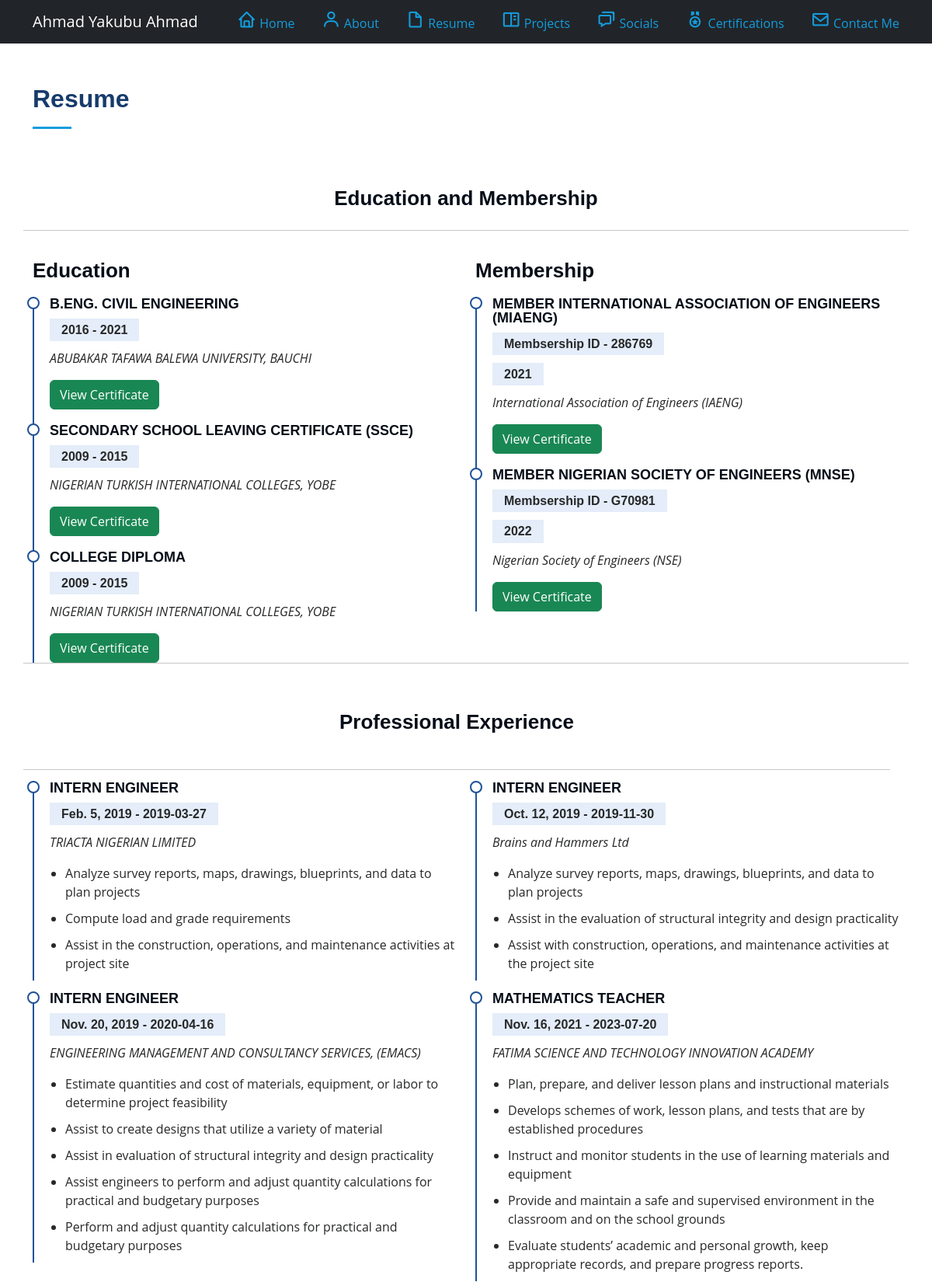
/resume (upper part), run on the app's committed database.
### baseapp/models.py (models this page shows, shortened)
class Education(models.Model):
    title = models.CharField(max_length=200, null=True, blank=True)
    starting_date = models.CharField(max_length=200, null=True, blank=True)
    ending_date = models.CharField(max_length=200, null=True, blank=True)
    institution = models.CharField(max_length=200, null=True, blank=True)

class EducationCertificate(models.Model):
    certificate = models.ForeignKey(Education, on_delete=models.CASCADE, null=True, blank=True)
    title = models.CharField(max_length=100, null=True, blank=True)
    image = models.ImageField(upload_to='memberships', null=True, blank=True)

class Membership(models.Model):
    title = models.CharField(max_length=100, null=True, blank=True)
    issuing_body = models.CharField(max_length=200, null=True, blank=True)
    issuing_year = models.CharField(max_length=200, null=True, blank=True)
    membership_id = models.CharField(max_length=100, null=True, blank=True)

class MembershipCertificate(models.Model):
    certificate = models.ForeignKey(Membership, on_delete=models.CASCADE, null=True, blank=True)
    title = models.CharField(max_length=100, null=True, blank=True)
    issuing_body = models.CharField(max_length=200, null=True, blank=True)
    issuing_year = models.CharField(max_length=200, null=True, blank=True)
    membership_id = models.CharField(max_length=100, null=True, blank=True)
    image = models.ImageField(upload_to='memberships', null=True, blank=True)

class ProfessionalExperience(models.Model):
    job_title = models.CharField(max_length=200, null=True, blank=True)
    starting_date = models.DateField()
    ending_date = models.CharField(max_length=100, null=True, blank=True)
    work_place = models.CharField(max_length=200, null=True, blank=True)
    job_description = models.TextField(null=True, blank=True)

class JobDescription(models.Model):
    experience = models.ForeignKey(ProfessionalExperience, on_delete=models.CASCADE, null=True, blank=True)
    description = models.CharField(max_length=200, null=True, blank=True)

### baseapp/views.py (the view)
# urls.py: path('resume', views.resume, name="resume"),
def resume(request):
    educations = Education.objects.all()
    memberships = Membership.objects.all()
    experiences = ProfessionalExperience.objects.all()
    refrees = Refree.objects.all()
    context = { 'educations' : educations, 'memberships' : memberships, 'experiences' : experiences, 'refrees' : refrees}
    return render(request, 'baseapp/resume.html', context)

### baseapp/templates/baseapp/resume.html (shortened to what this page needs)
{% extends 'baseapp/base.html' %}
{% load static %}
{% block content  %}
     <section id="resume" class="resume">
        <div class="container">
          <div class="section-title">
            <h2>Resume</h2>
          </div>
          <div class="row" data-aos="fade-up">
            <div class="col-lg-12 my-1 d-flex justify-content-center">
              <h3 class="resume-title">Education and Membership</h3>
            </div>
            <hr>
          </div>
          <div class="row">
            <div class="col-lg-6" data-aos="fade-up">
              <h3 class="resume-title">Education</h3>
              {% for education in educations %}
              <div class="resume-item">
                <h4>{{education.title}}</h4>
                <h5>{{education.starting_date}} - {{education.ending_date}}</h5>
                <p><em>{{education.institution}}</em></p>
                {% for certificate in education.educationcertificate_set.all %}
                <a class="btn btn-success" target="_blank" href="{{certificate.image.url}}">View Certificate</a>
                {% endfor %}
              </div>
              {% endfor %}
            </div>
            <div class="col-lg-6" data-aos="fade-up">
              <h3 class="resume-title">Membership</h3>
              {% for membership in memberships%}
              <div class="resume-item">
                <h4>{{membership.title}}</h4>
                <h5>Membsership ID - {{membership.membership_id}}</h5><br>
                <h5>{{membership.issuing_year}}</h5>
                <p><em>{{membership.issuing_body}}</em></p>
                {% for certificate in membership.membershipcertificate_set.all %}
                <a class="btn btn-success" target="_blank" href="{{certificate.image.url}}">View Certificate</a>
                {% endfor %}
              </div>
              {% endfor %}
            </div>
            <hr>
            <div class="row" data-aos="fade-up">
              <div class="col-lg-12 my-4 d-flex justify-content-center">
                <h3 class="resume-title">Professional Experience</h3>
              </div>
              <hr>
            </div>
            {% for experience in experiences %}
            <div class="col-lg-6" data-aos="fade-up" data-aos-delay="100">
              <div class="resume-item">
                <h4>{{experience.job_title}}</h4>
                <h5>{{experience.starting_date}} - {{experience.ending_date}}</h5>
                <p><em>{{experience.work_place}} </em></p>
                <ul>
                  {% for description in experience.jobdescription_set.all %}
                  <li>{{description.description}}</li>
                  {% endfor %}
                </ul>
              </div>
            </div>
            {% endfor %}
          </div>
        </div>
      </section>
{% endblock content  %}

### static/assets/css/style.css (style rules this page uses)
body, html { font-family: "Open Sans", sans-serif; color: #272829; }
a { color: #149ddd; text-decoration: none; }
h1, h2, h3, h4, h5, h6 { font-family: "Raleway", sans-serif; }
section { padding: 60px 0; overflow: hidden; }
.section-title { padding-bottom: 30px; }
.section-title h2 { font-size: 32px; font-weight: bold; margin-bottom: 20px; padding-bottom: 20px; position: relative; color: #173b6c; }
.section-title h2::after { content: ""; position: absolute; display: block; width: 50px; height: 3px; background: #149ddd; bottom: 0; left: 0; }
.resume .resume-title { font-size: 26px; font-weight: 700; margin-top: 20px; margin-bottom: 20px; color: #050d18; }
.resume .resume-item { padding: 0 0 20px 20px; margin-top: -2px; border-left: 2px solid #1f5297; position: relative; }
.resume .resume-item h4 { line-height: 18px; font-size: 18px; font-weight: 600; text-transform: uppercase; font-family: "Poppins", sans-serif; color: #050d18; margin-bottom: 10px; }
.resume .resume-item h5 { font-size: 16px; background: #e4edf9; padding: 5px 15px; display: inline-block; font-weight: 600; margin-bottom: 10px; }
.resume .resume-item ul { padding-left: 20px; }
.resume .resume-item ul li { padding-bottom: 10px; }
.resume .resume-item:last-child { padding-bottom: 0; }
.resume .resume-item::before { content: ""; position: absolute; width: 16px; height: 16px; border-radius: 50px; left: -9px; top: 0; background: #fff; border: 2px solid #1f5297; }

### data on the page
Education: title "B.ENG. CIVIL ENGINEERING", starting_date "2016", ending_date "2021", institution "ABUBAKAR TAFAWA BALEWA UNIVERSITY, BAUCHI"
Education: title "SECONDARY SCHOOL LEAVING CERTIFICATE (SSCE)", starting_date "2009", ending_date "2015", institution "NIGERIAN TURKISH INTERNATIONAL COLLEGES, YOBE"
Education: title "COLLEGE DIPLOMA", starting_date "2009", ending_date "2015", institution "NIGERIAN TURKISH INTERNATIONAL COLLEGES, YOBE"
Membership: title "MEMBER INTERNATIONAL ASSOCIATION OF ENGINEERS (MIAENG)", membership_id "286769", issuing_year "2021", issuing_body "International Association of Engineers (IAENG)"
Membership: title "MEMBER NIGERIAN SOCIETY OF ENGINEERS (MNSE)", membership_id "G70981", issuing_year "2022", issuing_body "Nigerian Society of Engineers (NSE)"
ProfessionalExperience: job_title "INTERN ENGINEER", starting_date "Feb. 5, 2019", ending_date "2019-03-27", work_place "TRIACTA NIGERIAN LIMITED"
JobDescription: description "Analyze survey reports, maps, drawings, blueprints, and data to plan projects"
JobDescription: description "Compute load and grade requirements"
JobDescription: description "Assist in the construction, operations, and maintenance activities at project site"
ProfessionalExperience: job_title "INTERN ENGINEER", starting_date "Oct. 12, 2019", ending_date "2019-11-30", work_place "Brains and Hammers Ltd"
JobDescription: description "Analyze survey reports, maps, drawings, blueprints, and data to plan projects"
JobDescription: description "Assist in the evaluation of structural integrity and design practicality"
JobDescription: description "Assist with construction, operations, and maintenance activities at the project site"
ProfessionalExperience: job_title "INTERN ENGINEER", starting_date "Nov. 20, 2019", ending_date "2020-04-16", work_place "ENGINEERING MANAGEMENT AND CONSULTANCY SERVICES, (EMACS)"
JobDescription: description "Estimate quantities and cost of materials, equipment, or labor to determine project feasibility"
JobDescription: description "Assist to create designs that utilize a variety of material"
JobDescription: description "Assist in evaluation of structural integrity and design practicality"
JobDescription: description "Assist engineers to perform and adjust quantity calculations for practical and budgetary purposes"
JobDescription: description "Perform and adjust quantity calculations for practical and budgetary purposes"
ProfessionalExperience: job_title "MATHEMATICS TEACHER", starting_date "Nov. 16, 2021", ending_date "2023-07-20", work_place "FATIMA SCIENCE AND TECHNOLOGY INNOVATION ACADEMY"
JobDescription: description "Plan, prepare, and deliver lesson plans and instructional materials"
JobDescription: description "Develops schemes of work, lesson plans, and tests that are by established procedures"
JobDescription: description "Instruct and monitor students in the use of learning materials and equipment"
JobDescription: description "Provide and maintain a safe and supervised environment in the classroom and on the school grounds"
JobDescription: description "Evaluate students’ academic and personal growth, keep appropriate records, and prepare progress reports."
